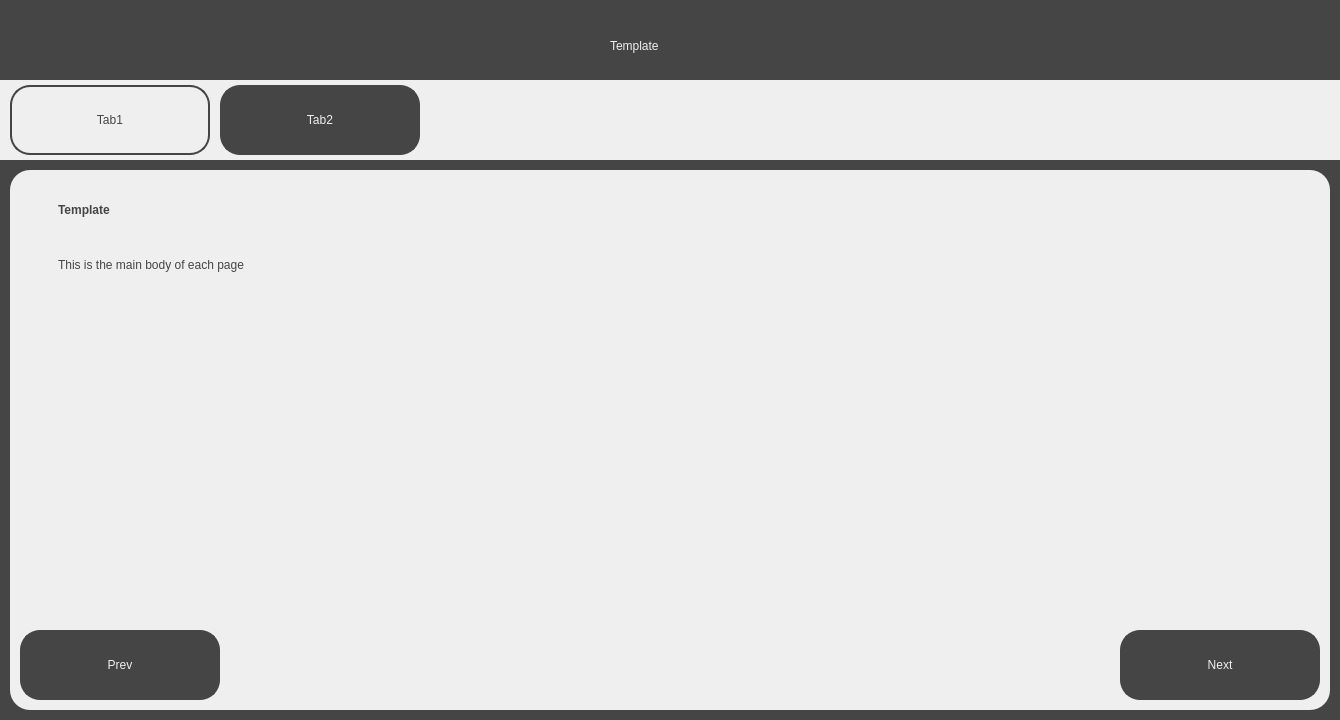
<?xml version="1.0" encoding="UTF-8"?>
<ui version="4.0">
 <class>TemplateScreen</class>
 <widget class="QDialog" name="TemplateScreen">
  <property name="geometry">
   <rect>
    <x>0</x>
    <y>0</y>
    <width>1340</width>
    <height>720</height>
   </rect>
  </property>
  <property name="windowTitle">
   <string>Visualising the Riemann Hypothesis - Template</string>
  </property>
  <property name="sizeGripEnabled">
   <bool>false</bool>
  </property>
  <widget class="QWidget" name="widget" native="true">
   <property name="geometry">
    <rect>
     <x>0</x>
     <y>0</y>
     <width>1340</width>
     <height>720</height>
    </rect>
   </property>
   <property name="styleSheet">
    <string notr="true">background-color: rgb(69, 69, 69);</string>
   </property>
   <widget class="QLabel" name="Title">
    <property name="geometry">
     <rect>
      <x>610</x>
      <y>20</y>
      <width>191</width>
      <height>51</height>
     </rect>
    </property>
    <property name="styleSheet">
     <string notr="true">font: 36pt &quot;Sans Serif&quot;; color:rgb(239, 239, 239)</string>
    </property>
    <property name="text">
     <string>Template</string>
    </property>
   </widget>
   <widget class="QWidget" name="TabBar" native="true">
    <property name="geometry">
     <rect>
      <x>0</x>
      <y>80</y>
      <width>1340</width>
      <height>80</height>
     </rect>
    </property>
    <property name="styleSheet">
     <string notr="true">background-color: rgb(239, 239, 239);</string>
    </property>
    <widget class="QPushButton" name="Tab1">
     <property name="geometry">
      <rect>
       <x>10</x>
       <y>5</y>
       <width>200</width>
       <height>70</height>
      </rect>
     </property>
     <property name="cursor">
      <cursorShape>PointingHandCursor</cursorShape>
     </property>
     <property name="styleSheet">
      <string notr="true">border: 2px solid;
border-radius: 20px;
border-color:rgb(69, 69, 69);
background-color: rgb(239, 239, 239);
font: 18pt &quot;Sans Serif&quot;; color:rgb(69, 69, 69);
</string>
     </property>
     <property name="text">
      <string>Tab1</string>
     </property>
    </widget>
    <widget class="QPushButton" name="Tab2">
     <property name="geometry">
      <rect>
       <x>220</x>
       <y>5</y>
       <width>200</width>
       <height>70</height>
      </rect>
     </property>
     <property name="cursor">
      <cursorShape>PointingHandCursor</cursorShape>
     </property>
     <property name="styleSheet">
      <string notr="true">border: 2px solid;
border-radius: 20px;
border-color:rgb(69, 69, 69);
background-color: rgb(69, 69, 69);
font: 18pt &quot;Sans Serif&quot;; color:rgb(239, 239, 239);
</string>
     </property>
     <property name="text">
      <string>Tab2</string>
     </property>
    </widget>
   </widget>
   <widget class="QWidget" name="MainWidget" native="true">
    <property name="geometry">
     <rect>
      <x>10</x>
      <y>170</y>
      <width>1320</width>
      <height>540</height>
     </rect>
    </property>
    <property name="styleSheet">
     <string notr="true">background-color: rgb(239, 239, 239);
border-radius: 20px;</string>
    </property>
    <widget class="QPushButton" name="PrevButton">
     <property name="geometry">
      <rect>
       <x>10</x>
       <y>460</y>
       <width>200</width>
       <height>70</height>
      </rect>
     </property>
     <property name="cursor">
      <cursorShape>PointingHandCursor</cursorShape>
     </property>
     <property name="styleSheet">
      <string notr="true">border: 2px solid;
border-radius: 20px;
border-color:rgb(69, 69, 69);
background-color: rgb(69, 69, 69);
font: 18pt &quot;Sans Serif&quot;; color:rgb(239, 239, 239);
</string>
     </property>
     <property name="text">
      <string>Prev</string>
     </property>
    </widget>
    <widget class="QPushButton" name="NextButton">
     <property name="geometry">
      <rect>
       <x>1110</x>
       <y>460</y>
       <width>200</width>
       <height>70</height>
      </rect>
     </property>
     <property name="cursor">
      <cursorShape>PointingHandCursor</cursorShape>
     </property>
     <property name="styleSheet">
      <string notr="true">border: 2px solid;
border-radius: 20px;
border-color:rgb(69, 69, 69);
background-color: rgb(69, 69, 69);
font: 18pt &quot;Sans Serif&quot;; color:rgb(239, 239, 239);
</string>
     </property>
     <property name="text">
      <string>Next</string>
     </property>
    </widget>
    <widget class="QLabel" name="MainText">
     <property name="geometry">
      <rect>
       <x>40</x>
       <y>80</y>
       <width>1251</width>
       <height>31</height>
      </rect>
     </property>
     <property name="styleSheet">
      <string notr="true">font: 13pt &quot;Sans Serif&quot;; color:rgb(69, 69, 69);
background-color: rgb(239, 239, 239); padding: 5px;</string>
     </property>
     <property name="text">
      <string>&lt;html&gt;&lt;head/&gt;&lt;body&gt;&lt;p&gt;This is the main body of each page&lt;/p&gt;&lt;/body&gt;&lt;/html&gt;</string>
     </property>
     <property name="wordWrap">
      <bool>true</bool>
     </property>
    </widget>
    <widget class="QLabel" name="SubTitleText">
     <property name="geometry">
      <rect>
       <x>40</x>
       <y>20</y>
       <width>311</width>
       <height>41</height>
      </rect>
     </property>
     <property name="styleSheet">
      <string notr="true">font: 25pt &quot;Sans Serif&quot;; color:rgb(69, 69, 69);
background-color: rgb(239, 239, 239); padding: 5px;</string>
     </property>
     <property name="text">
      <string>&lt;html&gt;&lt;head/&gt;&lt;body&gt;&lt;p&gt;&lt;span style=&quot; font-weight:600;&quot;&gt;Template&lt;/span&gt;&lt;/p&gt;&lt;/body&gt;&lt;/html&gt;</string>
     </property>
    </widget>
   </widget>
  </widget>
 </widget>
 <resources/>
 <connections/>
</ui>
